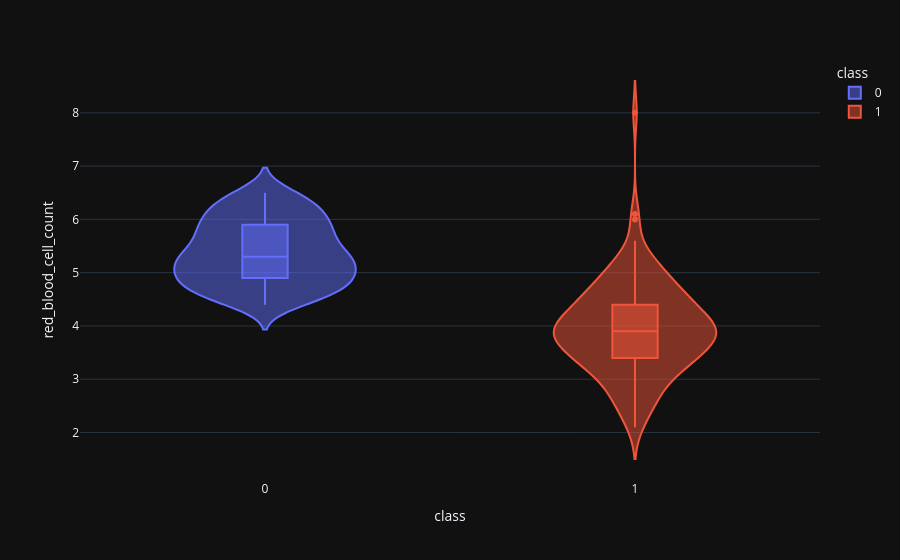

Source (notebook cell):
### Code cell
violin('red_blood_cell_count')

### Figure 1 — Plotly figure (JSON) as saved in the notebook; plotly's stock layout.template omitted (floating-point values rounded to 4 significant figures; data arrays with more than 128 entries replaced by an {"elided": "..."} marker saying what was removed)
{"data": [{"alignmentgroup": "True", "box": {"visible": true}, "hovertemplate": "class=%{x}<br>red_blood_cell_count=%{y}<extra></extra>", "legendgroup": "1", "marker": {"color": "#EF553B"}, "name": "1", "offsetgroup": "1", "orientation": "v", "scalegroup": "True", "showlegend": true, "type": "violin", "x": {"elided": "250 int values"}, "x0": " ", "xaxis": "x", "y": {"elided": "250 float values"}, "y0": " ", "yaxis": "y"}, {"alignmentgroup": "True", "box": {"visible": true}, "hovertemplate": "class=%{x}<br>red_blood_cell_count=%{y}<extra></extra>", "legendgroup": "0", "marker": {"color": "#636EFA"}, "name": "0", "offsetgroup": "0", "orientation": "v", "scalegroup": "True", "showlegend": true, "type": "violin", "x": {"elided": "150 int values"}, "x0": " ", "xaxis": "x", "y": {"elided": "150 float values"}, "y0": " ", "yaxis": "y"}], "layout": {"legend": {"title": {"text": "class"}, "tracegroupgap": 0, "traceorder": "reversed"}, "margin": {"t": 60}, "violinmode": "overlay", "xaxis": {"anchor": "y", "categoryarray": [1, 0], "categoryorder": "array", "domain": [0, 1], "title": {"text": "class"}}, "yaxis": {"anchor": "x", "domain": [0, 1], "title": {"text": "red_blood_cell_count"}}}}
